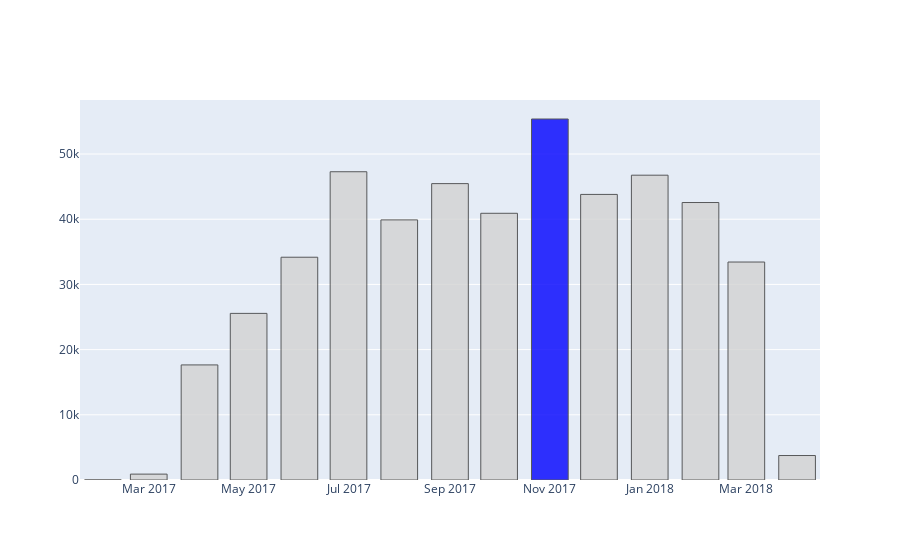

This figure's notebook cell:
### Code cell
# Monthly Sales, bar graphic
configure_plotly_browser_state()

# -----------------------------------------------------------------------------------------------------------------
# Option to cluster by color, sales > mean (lightblue) and sales < mean (red)
# avg_sales = month_sales.values.mean()  # identify the average/mean sales of the period

# colors = []  # Create an empty list for colors

# for i in month_sales.values: # do iteration of each valeu of sales, and if < mean = red, else = lightblue
#  if i < month_sales:
#    colors.append('red')
#  else:
#    colors.append('lightblue')

# -----------------------------------------------------------------------------------------------------------------
# -----------------------------------------------------------------------------------------------------------------
# Option to highlight the month with major sales withi annotation
max_sales = month_sales.values.max()

colors = []

for x,y in zip(month_sales.values, month_sales.index):
  if x == max_sales:
    month_max_sales = y
    colors.append('blue')
  else:
    colors.append('lightgray')
# -----------------------------------------------------------------------------------------------------------------

# Config of bar graph
trace_01 = [go.Bar(x = month_sales.index,
                   y= month_sales,
                   marker = {'color' : colors,          # to have the color cluster (red/blue), change the 'color' : colors
                             'line' : {'color': '#333',
                                       'width': 1}
                             },
                   opacity = 0.8
                   )
            ]

# Layout creation
config_layout = go.Layout(title = 'MOnthly Sales',
                          yaxis = {'title':'Sales Amount'},
                          xaxis = {'title': 'Period'},
                          font = dict(size=9),
                          annotations = [{'text': 'Highlight month in saes',
                                            'x': month_max_sales,
                                            'y': max_sales}])


# Fig size creation
fig = go.Figure(data = trace_01, layout = config_layout)

# graph plot
py.iplot(trace_01)

# This plot its better to see the sales amount by each month of the year, with highlight in the best sales month.

### Figure 1 — Plotly figure (JSON) as saved in the notebook; plotly's stock layout.template omitted (floating-point values rounded to 4 significant figures)
{"data": [{"marker": {"color": ["lightgray", "lightgray", "lightgray", "lightgray", "lightgray", "lightgray", "lightgray", "lightgray", "lightgray", "blue", "lightgray", "lightgray", "lightgray", "lightgray", "lightgray"], "line": {"color": "#333", "width": 1}}, "opacity": 0.8, "type": "bar", "y": [9.99, 902.9, 17650.0, 25560.0, 34170.0, 47280.0, 39900.0, 45460.0, 40910.0, 55370.0, 43810.0, 46760.0, 42560.0, 33440.0, 3754.0], "x": ["2017-02", "2017-03", "2017-04", "2017-05", "2017-06", "2017-07", "2017-08", "2017-09", "2017-10", "2017-11", "2017-12", "2018-01", "2018-02", "2018-03", "2018-04"]}], "layout": {}}
